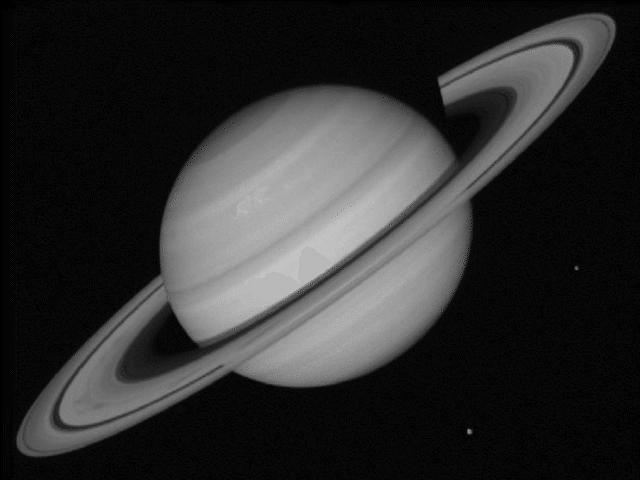
%> input picture img4.jpg, 640 x 480 px
$ octave guassian_filter.m   (GNU Octave 9; MATLAB toolbox functions it lacks are replaced by stand-ins)
%> lines starting %> are read from the running program, lines starting %| are printed output that depends on the picture
% Apply a Gaussian filter to remove noise
img = imread('img4.jpg');
%> img is the input picture: size 480x640 uint8; min 0, max 200, mean 46.6
imshow(img);

% TODO: Add noise to the image
noisy_sigma =25;
noise=uint8(randn(size(img)).*noisy_sigma);
noisy_img=img+noise;
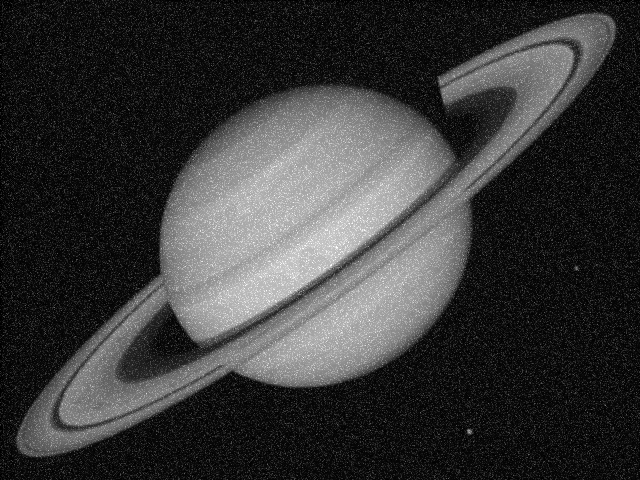
%> noisy_img: size 480x640 uint8; min 0, max 255, mean 56.5
imshow(noisy_img);

% TODO: Now apply a Gaussian filter to smooth out the noise
% Note: You may need to pkg load image;
% pkg load  image; uncomment this if using octave
filter_size=21;
filter_sigma=100;
filter=fspecial('Gaussian',filter_size,filter_sigma);
smoothed=imfilter(noisy_img,filter);
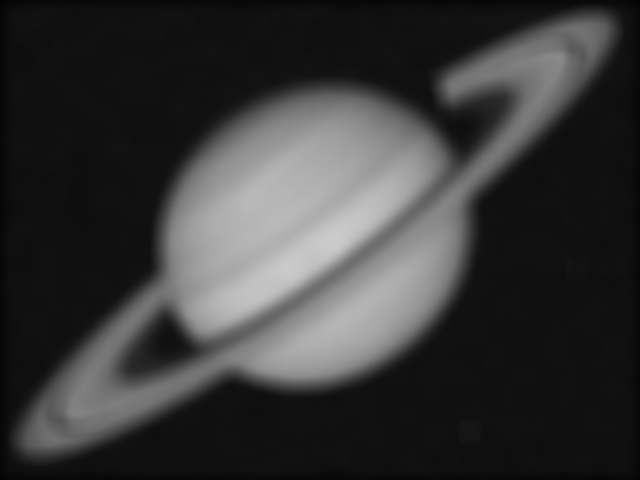
%> smoothed: size 480x640 uint8; min 3, max 202, mean 56.2
imshow(smoothed);

$ run again, with img1.jpg copied over img4.jpg
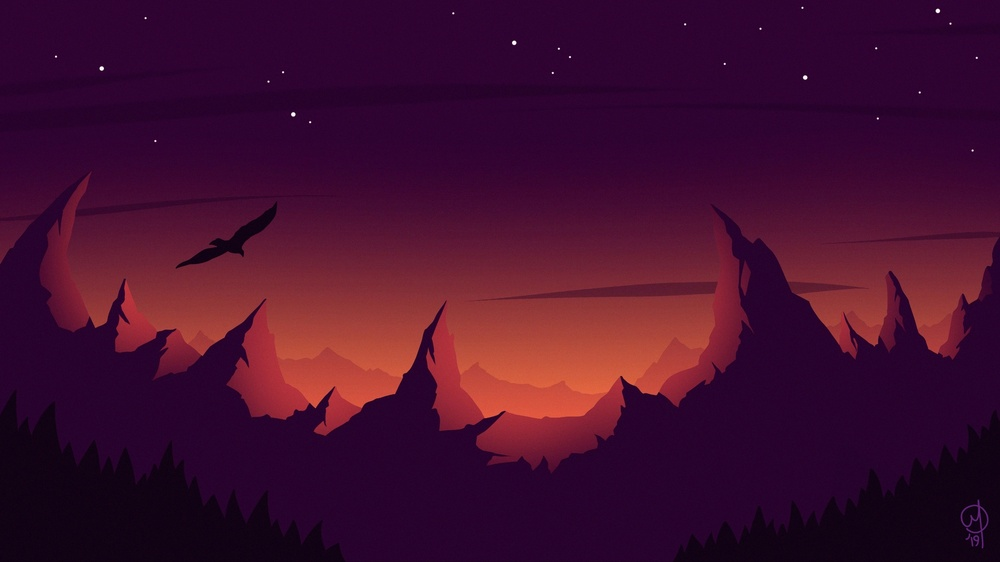
%> input picture img1.jpg, 1000 x 562 px, shrunk from 1920 x 1080 before the run
%> img is the input picture: size 562x1000x3 uint8; mean R, G, B 66.4, 14, 47.1
%> `noisy_img=img+noise;`:
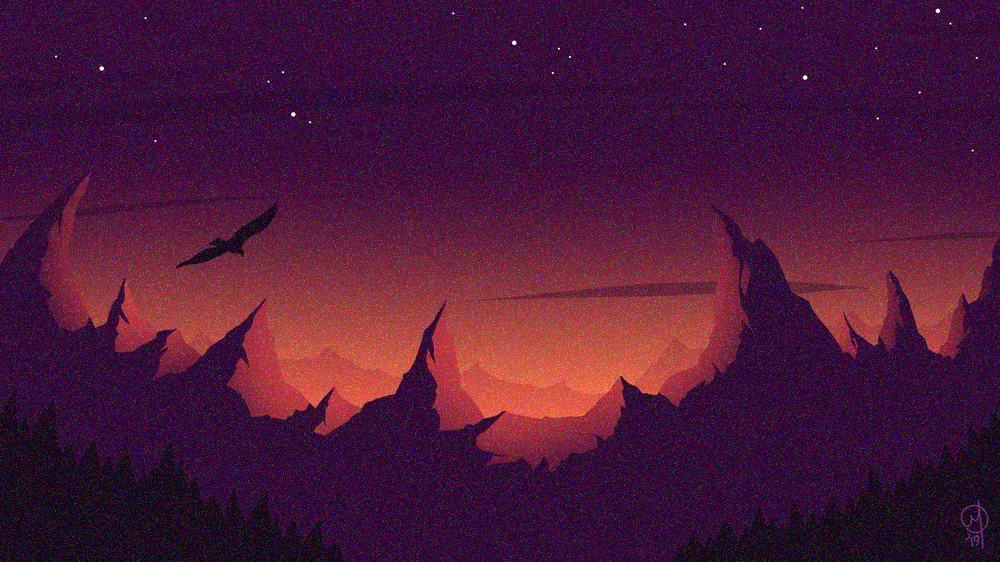
%> noisy_img: size 562x1000x3 uint8; mean R, G, B 76.3, 24, 57
%> `smoothed=imfilter(noisy_img,filter);`:
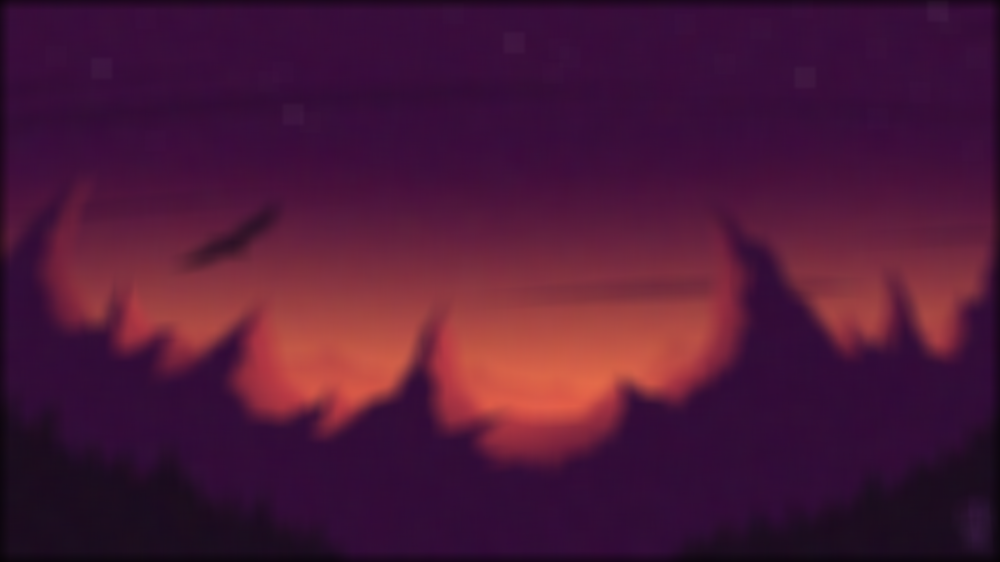
%> smoothed: size 562x1000x3 uint8; mean R, G, B 75.7, 23.8, 56.3
